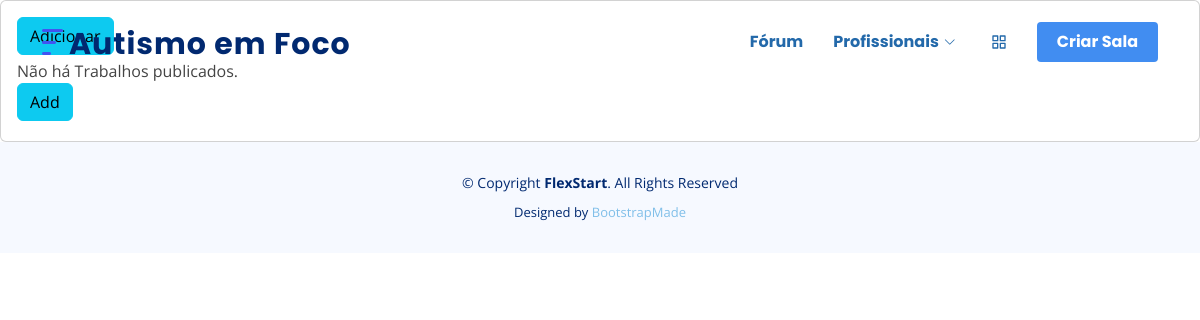
Before: /trabalhosAcademicos/listar_Trabalhos/ with the older database file.
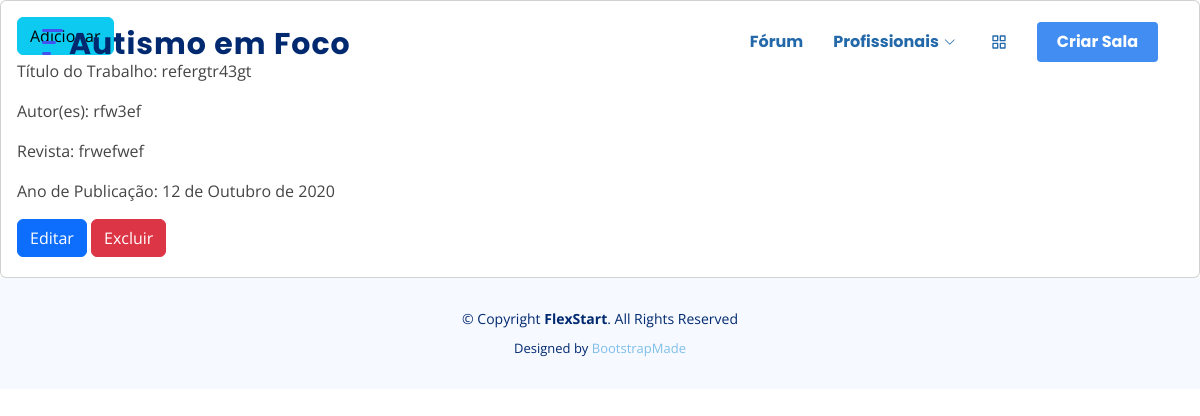
After: the same page with the newer database file.
### trabalhos_academicos/models.py (models this page shows, shortened)
class Trabalhos_academicos(models.Model):
    titulo_trabalho = models.CharField('Título do Trabalho', max_length=150)
    autores = models.CharField('Autor(es)', max_length=100)
    revista = models.CharField(max_length=50)
    ano = models.DateField('Ano de Publicação', null=False, blank=False)
    anexo = models.FileField(upload_to='meusarquivos/', blank=False,
                             default='')

### trabalhos_academicos/views.py (the view)
# urls.py: path('listar_Trabalhos/', views.listarTrabalhosAcademicos,
def listarTrabalhosAcademicos(request):
    trabalhosAcademicos = Trabalhos_academicos.objects.all()
    return render(request, 'trabalhos/listar.html',
                  {'trabalhosAcademicos': trabalhosAcademicos})

### trabalhos_academicos/templates/trabalhos/listar.html (shortened to what this page needs)
{% extends 'geral/base.html' %}
{% load static %}
{% if user.is_authenticated %}
{% block content %}
<div class="row">
    <div class="col-12">
        <div class="card">
            <div class="card-body">
                <div class="text-right mr-3">
                    <a href="/trabalhosAcademicos/publicar_Trabalhos/{{ trabalhosAcademicos.id }}">
                        <button type="button" class="btn mb-1 btn-info">
                            Adicionar <span class="btn-icon-right"></span>
                        </button>
                    </a>
                </div>
                {% if trabalhosAcademicos %}
                    {% for t in trabalhosAcademicos %}
                <div class="trabalhos_academicos-lista">
                       <p>Título do Trabalho: {{ t.titulo_trabalho }} </p>
                       <p>Autor(es): {{ t.autores }} </p>
                       <p>Revista: {{ t.revista }} </p>
                       <p>Ano de Publicação: {{ t.ano }} </p>
                         <div class="text-right mr-3">
                            <a href="/trabalhosAcademicos/atualizar_Trabalhos/{{ t.id }}">
                                <button type="button" class="btn mb-1 btn-primary">
                                    Editar <span class="btn-icon-right">  </span>
                                </button>
                            </a>
                            <a href="/trabalhosAcademicos/excluir_Trabalhos/{{ t.id }}">
                                <button type="button" class="btn mb-1 btn-danger">
                                    Excluir <span class="btn-icon-right">  </span>
                                </button>
                            </a>
                            </div>
                        </div>
                            {% endfor %}
                            {% else %}
                                Não há Trabalhos publicados.
                                <div class="text-right mr-3">
                                    <a href="/trabalhosAcademicos/publicar_Trabalhos/{{ t.id }}">
                                        <button type="button" class="btn mb-1 btn-info">
                                            Add <span class="btn-icon-right"></span>
                                        </button>
                                    </a>
                                </div>
                            {% endif %}
                </div>
            </div>
        </div>
    </div>
{% endblock %}
    {% else %}
        <a href="/accounts/login"> </a>
    {% endif %}

Changed rows visible on the page:
added Trabalhos_academicos: titulo_trabalho "refergtr43gt", autores "rfw3ef", revista "frwefwef", ano "12 de Outubro de 2020"
Other visible differences:
text no longer shown: "Não há Trabalhos publicados. Add"
